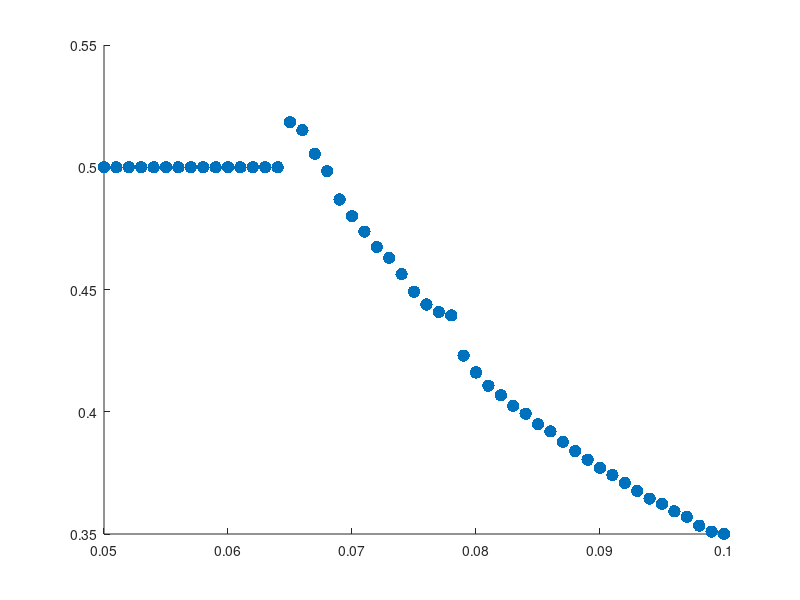

This figure's MATLAB source: (Note: this script raises an error after producing the figure.)
%Script used to generate Figure 7(c) based on file average_max_n.csv

% Load the data from average_max_n.csv
data = load('average_max_n.csv'); 

chi_u_values = data(:, 1);  % First column: Sensitivity of Environmental Motion
avg_n = data(:, 2);         % Second column: Spatial Max of Environmental Metric


% Plot for max n (Figure 7(c))
figure;
hold on;
dotSize = 80;
scatter(chi_u_values, avg_n, dotSize, 'filled', 'DisplayName', 'Maximal $n$');
h_line_factor = yline(0.5, '--k', 'LineWidth', 3, 'DisplayName', 'Uniform $n$');
h_line_critical = xline(0.0646, '--b','Color', [0.5 0.5 0.5], 'LineWidth', 3, 'DisplayName', 'Critical $\chi_u^*$');
ylim([0.34, 0.6]);
xlabel('Sensitivity of Environmental Motion $\chi_u$', 'fontsize', 23, 'fontname', 'arial', 'Interpreter', 'latex');
ylabel('Spatial Max of Environmental Metric', 'fontsize', 23, 'fontname', 'arial', 'Interpreter', 'latex');
legend('show', 'Location', 'best', 'fontsize', 17, 'fontname', 'arial', 'Interpreter', 'latex');
set(gca, 'FontSize', 16);
ax = gca;
ax.XLabel.FontSize = 23;  
ax.YLabel.FontSize = 23;  
grid on;
